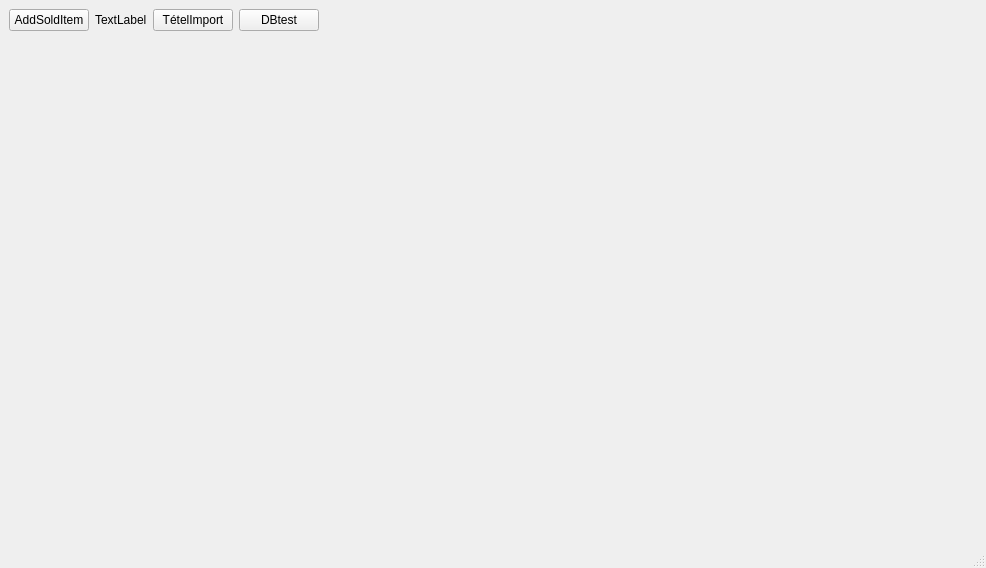
<?xml version="1.0" encoding="UTF-8"?>
<ui version="4.0">
 <class>MainWindow</class>
 <widget class="QMainWindow" name="MainWindow">
  <property name="geometry">
   <rect>
    <x>0</x>
    <y>0</y>
    <width>986</width>
    <height>568</height>
   </rect>
  </property>
  <property name="windowTitle">
   <string>MainWindow</string>
  </property>
  <widget class="QWidget" name="centralwidget">
   <layout class="QVBoxLayout" name="verticalLayout">
    <item>
     <layout class="QHBoxLayout" name="horizontalLayout">
      <item>
       <widget class="QPushButton" name="pushButton_AddSoldItem">
        <property name="text">
         <string>AddSoldItem</string>
        </property>
       </widget>
      </item>
      <item>
       <widget class="QLabel" name="label">
        <property name="text">
         <string>TextLabel</string>
        </property>
       </widget>
      </item>
      <item>
       <widget class="QPushButton" name="pushButton_tetelImport">
        <property name="text">
         <string>TételImport</string>
        </property>
       </widget>
      </item>
      <item>
       <widget class="QPushButton" name="pushButton_dbtest">
        <property name="text">
         <string>DBtest</string>
        </property>
       </widget>
      </item>
      <item>
       <spacer name="horizontalSpacer">
        <property name="orientation">
         <enum>Qt::Horizontal</enum>
        </property>
        <property name="sizeHint" stdset="0">
         <size>
          <width>40</width>
          <height>20</height>
         </size>
        </property>
       </spacer>
      </item>
     </layout>
    </item>
    <item>
     <spacer name="verticalSpacer">
      <property name="orientation">
       <enum>Qt::Vertical</enum>
      </property>
      <property name="sizeHint" stdset="0">
       <size>
        <width>20</width>
        <height>40</height>
       </size>
      </property>
     </spacer>
    </item>
   </layout>
  </widget>
  <widget class="QMenuBar" name="menubar">
   <property name="geometry">
    <rect>
     <x>0</x>
     <y>0</y>
     <width>986</width>
     <height>22</height>
    </rect>
   </property>
  </widget>
  <widget class="QStatusBar" name="statusbar"/>
 </widget>
 <resources/>
 <connections/>
</ui>
